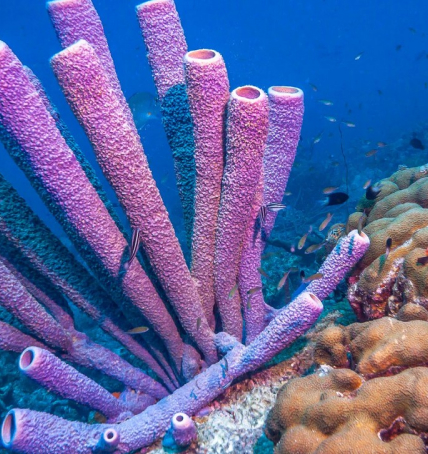
#> input picture img.jpg, 428 x 454 px
$ python he.py --input ../img.jpg
#> lines starting #> are read from the running program, lines starting #| are printed output that depends on the picture
from __future__ import print_function
import cv2 as cv
import argparse

parser = argparse.ArgumentParser(description='Code for Histogram Equalization tutorial.')
parser.add_argument('--input', help='Path to input image', default='D:/download (1).jpeg')
args = parser.parse_args()

src = cv.imread(args.input)
#> src is the input picture: shape (454, 428, 3); mean B, G, R 160.6, 101.4, 89.8

if src is None:
    print('Could not open or find the image:', args.input)
    exit(0)

src = cv.cvtColor(src, cv.COLOR_BGR2GRAY)
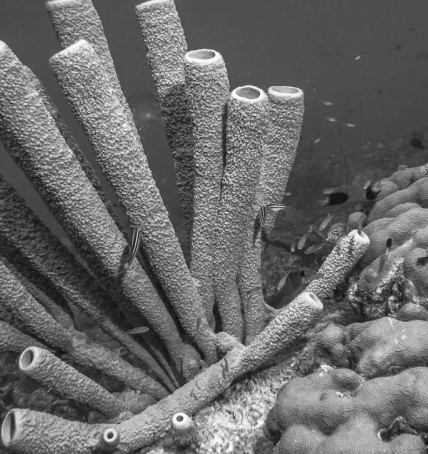
#> src: shape (454, 428); min 15, max 252, mean 104.7
dst = cv.equalizeHist(src)
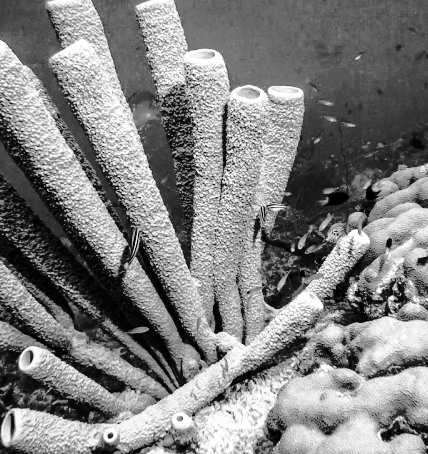
#> dst: shape (454, 428); min 0, max 255, mean 128.6

cv.imshow('Source image', src)
cv.imshow('Equalized Image', dst)
cv.waitKey()

$ run again, on NIO Test Cases/TC Dehazing/TC 1/TC 1.10.webp
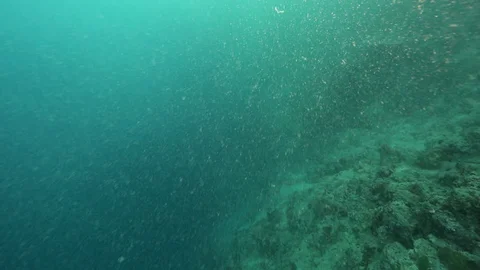
#> input picture NIO Test Cases/TC Dehazing/TC 1/TC 1.10.webp, 480 x 270 px
#> src is the input picture: shape (270, 480, 3); mean B, G, R 111.1, 122.7, 42.3
#> `src = cv.cvtColor(src, cv.COLOR_BGR2GRAY)`:
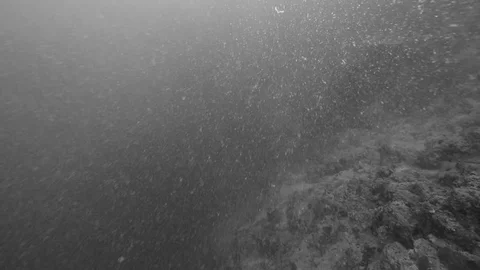
#> src: shape (270, 480); min 23, max 220, mean 97.3
#> `dst = cv.equalizeHist(src)`:
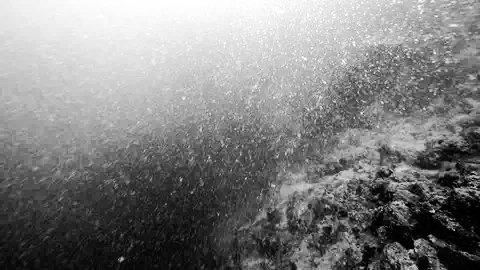
#> dst: shape (270, 480); min 0, max 255, mean 128.9
